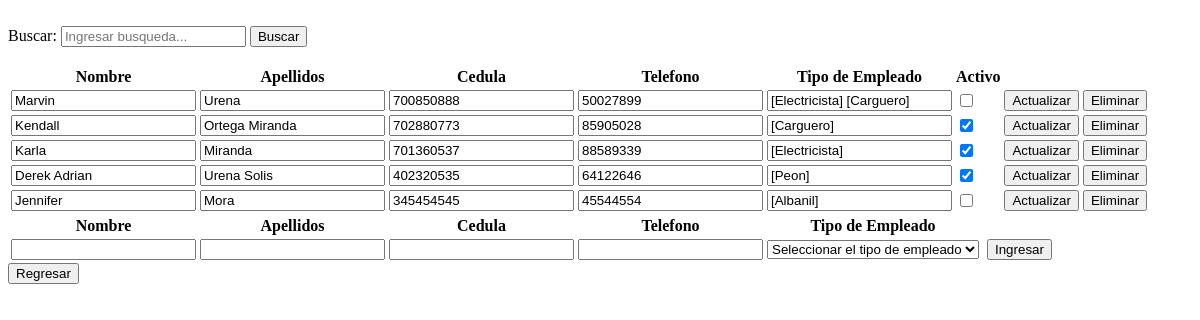
Page /view/EmpleadoView.php on the earlier database version.
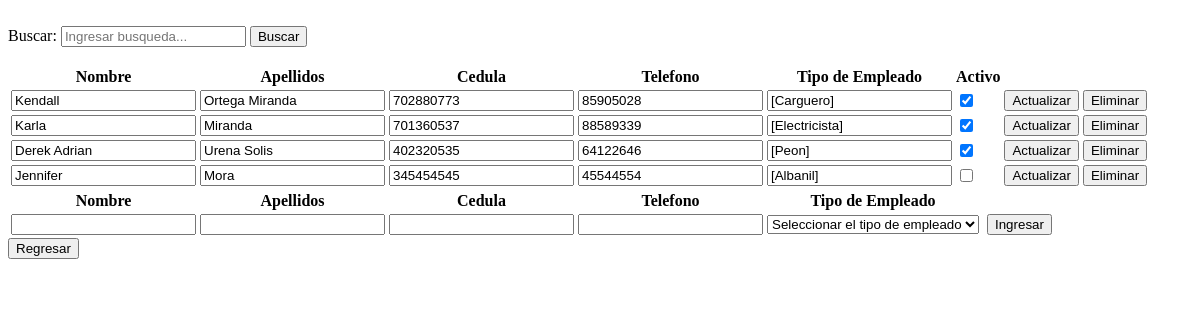
Same page on the later database version.
### tables this page shows
CREATE TABLE `tbempleado` (
  `tbempleadoid` int(11) NOT NULL,
  `tbempleadonombre` text NOT NULL,
  `tbempleadoapellidos` text NOT NULL,
  `tbempleadocedula` varchar(12) NOT NULL,
  `tbempleadotelefono` varchar(8) NOT NULL,
  `tbempleadoactivo` tinyint(1) NOT NULL
);

### data/EmpleadoData.php (called while the page is built, shortened)
<?php
include_once 'data.php';
include '../domain/Empleado.php';
class EmpleadoData extends Data {
    public function getAllEmpleado() {
        $conn = mysqli_connect($this->server, $this->user, $this->password, $this->db);
        $conn->set_charset('utf8');
        $querySelect = "SELECT * FROM tbempleado;";
        $result = mysqli_query($conn, $querySelect);
        $Empleados = [];
        while ($row = mysqli_fetch_array($result)) {
            $currentEmpleado = new Empleado($row['tbempleadoid'], $row['tbempleadonombre'], $row['tbempleadoapellidos'],
            $row['tbempleadocedula'], $row['tbempleadotelefono'], $row['tbempleadoactivo']);
            array_push($Empleados, $currentEmpleado);
        }
        return $Empleados;
    }
}

### business/EmpleadoBusiness.php (called while the page is built, shortened)
<?php
include '../data/EmpleadoData.php';
class EmpleadoBusiness {
    private $EmpleadoData;
    public function EmpleadoBusiness() {
        $this->EmpleadoData = new EmpleadoData();
    }
    public function getAllEmpleado() {
        return $this->EmpleadoData->getAllEmpleado();
    }
}

### domain/Empleado.php (called while the page is built, shortened)
<?php
class Empleado {
    private $empleadoId;
    private $empleadoNombre;
    private $empleadoApellidos;
    private $empleadoCedula;
    private $empleadoTelefono;
    private $empleadoActivo;
    function Empleado($empleadoId, $empleadoNombre,$empleadoApellidos, $empleadoCedula, $empleadoTelefono, $empleadoActivo) {
        $this->empleadoId = $empleadoId;
        $this->empleadoNombre = $empleadoNombre;
        $this->empleadoApellidos = $empleadoApellidos;
        $this->empleadoCedula = $empleadoCedula;
        $this->empleadoTelefono = $empleadoTelefono;
        $this->empleadoActivo = $empleadoActivo;
    }
    function getEmpleadoId() {
        return $this->empleadoId;
    }
    public function getEmpleadoNombre() {
        return $this->empleadoNombre;
    }
    function getEmpleadoApellidos() {
        return $this->empleadoApellidos;
    }
    function getEmpleadoCedula() {
        return $this->empleadoCedula;
    }
    function getEmpleadoTelefono() {
        return $this->empleadoTelefono;
    }
    function getEmpleadoActivo() {
        return $this->empleadoActivo;
    }
}

### data/data.php (called while the page is built, shortened)
<?php
class Data {
    public function Data() {
        $hostName = gethostname();
    }
}

### data/EmpleadoTipoAsignadoData.php (called while the page is built, shortened)
<?php
include_once 'data.php';
class EmpleadoTipoAsignadoData extends Data {
    public function getAllEmpleadoTipoAsignado($empleadoId) {
        $conn = mysqli_connect($this->server, $this->user, $this->password, $this->db);
        $conn->set_charset('utf8');
        $EmpleadoTipoBusiness = new EmpleadoTipoBusiness();
        $querySelect = "SELECT * FROM tbempleadotipoasignado WHERE tbempleadoid = ". $empleadoId .";";
        $result = mysqli_query($conn, $querySelect);
        $TiposAsignados = "";
        while ($row = mysqli_fetch_array($result)) {
            $TiposAsignados .="[". $EmpleadoTipoBusiness->getEmpleadoTipo($row['tbempleadotipoid']) . "] ";
        }
        return $TiposAsignados;
    }
}

### business/EmpleadoTipoAsignadoBusiness.php (called while the page is built, shortened)
<?php
include '../data/EmpleadoTipoAsignadoData.php';
class EmpleadoTipoAsignadoBusiness {
    private $EmpleadoTipoAsignadoData;
    public function EmpleadoTipoAsignadoBusiness() {
        $this->EmpleadoTipoAsignadoData = new EmpleadoTipoAsignadoData();
    }
    public function getAllEmpleadoTipoAsignado($empleadoId) {
        return $this->EmpleadoTipoAsignadoData->getAllEmpleadoTipoAsignado($empleadoId);
    }
}

### data/EmpleadoTipoData.php (called while the page is built, shortened)
<?php
include_once 'data.php';
class EmpleadoTipoData extends Data {
    public function getEmpleadoTipo($empleadoTipoId) {
        $conn = mysqli_connect($this->server, $this->user, $this->password, $this->db);
        $conn->set_charset('utf8');
        $querySelect = "SELECT * FROM tbempleadotipo WHERE tbempleadotipoid = ". $empleadoTipoId .";";
        $result = mysqli_query($conn, $querySelect);
        $tipoEmpleado = "";
        while ($row = mysqli_fetch_array($result)) {
            $tipoEmpleado = $row['tbempleadotiponombre'];
        }
        return $tipoEmpleado;
    }
}

### business/EmpleadoTipoBusiness.php (called while the page is built, shortened)
<?php
include '../data/EmpleadoTipoData.php';
class EmpleadoTipoBusiness {
    private $EmpleadoTipoData;
    public function EmpleadoTipoBusiness() {
        $this->EmpleadoTipoData = new EmpleadoTipoData();
    }
    public function getEmpleadoTipo($empleadoTipoId) {
        return $this->EmpleadoTipoData->getEmpleadoTipo($empleadoTipoId);
    }
}

### view/EmpleadoView.php (the view, shortened to what this page needs)
<!DOCTYPE html>
<html lang="en">
<head>
    <?php
    include '../business/EmpleadoBusiness.php';
    include '../business/EmpleadoTipoBusiness.php';
    include '../business/EmpleadoTipoAsignadoBusiness.php';
    ?>
</head>
<body>
    <section id="form">
        <form action="" method="post" autocomplete="off">
            <div>
                Buscar:
                <?php
                $nombre = "";
                echo '<input type="text" name="buscar" id = "buscar" required placeholder = "Ingresar busqueda..." value = "' . $nombre . '">';
                ?>
                <input type="button" name="search" id="search" value="Buscar" onclick="getData()">
                <ul id="lista"></ul>
            </div>
        </form>
        <table>
            <tr>
                <th>Nombre</th>
                <th>Apellidos</th>
                <th>Cedula</th>
                <th>Telefono</th>
                <th>Tipo de Empleado</th>
                <th>Activo</th>
            </tr>
            <tbody id=buscar>
                <?php
                $EmpleadoBusiness = new EmpleadoBusiness();
                $EmpleadoTipoAsignadoBusiness = new EmpleadoTipoAsignadoBusiness();
                $allEmpleados = $EmpleadoBusiness->getAllEmpleado();
                foreach ($allEmpleados as $current) {
                    echo '<form method="post" enctype="multipart/form-data" action="../business/EmpleadoAction.php">';
                    echo '<td><input type="text" name="tbempleadonombre" id="tbempleadonombre" value="' . $current->getEmpleadoNombre() . '"/></td>';
                    echo '<td><input type="text" name="tbempleadoapellidos" id="tbempleadoapellidos" value="' . $current->getEmpleadoApellidos() . '"/></td>';
                    echo '<td><input type="text" data-mask  ="0-0000-0000" minlength="5" maxlength="15" name="tbempleadocedula" id="tbempleadocedula" value="' . $current->getEmpleadoCedula() . '"/></td>';
                    echo '<td><input data-mask="0000-0000" type="text" min="10000000" max = "99999999" name="tbempleadotelefono" id="tbempleadotelefono" value="' . $current->getEmpleadoTelefono() . '"/></td>';
                    echo '<td><input type="text" readonly name="tbempleadotipoempleado" id="tbempleadotipoempleado" value="' . $EmpleadoTipoAsignadoBusiness->getAllEmpleadoTipoAsignado($current->getEmpleadoId()) . '"/></td>';
                  if($current->getEmpleadoActivo() == 1){
                    echo '<td><input type="checkbox" checked name="tbempleadoactivo" id="tbempleadoactivo" value="1"/></td>';
                  }else{
                    echo '<td><input type="checkbox" name="tbempleadoactivo" id="tbempleadoactivo" value="0"/></td>';
                  }
                    echo '<td><input type="submit" value="Actualizar" name="actualizar" id="actualizar"/></td>';
                    echo '<td><button onclick="eliminarEmpleado(' . $current->getEmpleadoId() . ')">Eliminar</button></td>';
                    echo '</form>';
                }
                ?>
            </tbody>
            <table>
                <tr>
                    <th>Nombre</th>
                    <th>Apellidos</th>
                    <th>Cedula</th>
                    <th>Telefono</th>
                    <th>Tipo de Empleado</th>
                </tr>
                <?php
                $empleadoNombre = "";
                $empleadoApellidos = "";
                $empleadoCedula = "";
                $empleadoTelefono = "";
                $empleadoActivo = 1;
                ?>
                <form method="post" enctype="multipart/form-data" action="../business/EmpleadoAction.php">
                    <tr>
                    <?php
                        echo '<td><input required type="text" name="tbempleadonombre" id="tbempleadonombre" value="' . $empleadoNombre . '"/></td>';
                        echo '<td><input required type="text" name="tbempleadoapellidos" id="tbempleadoapellidos" value="' . $empleadoApellidos . '"/></td>';
                        echo '<td><input required data-mask ="0-0000-0000" type="text" name="tbempleadocedula" id="tbempleadocedula" value="' . $empleadoCedula . '"  maxlength="15" minlength="9"/></td>';
                        echo '<td><input required data-mask ="0000-0000" type="text" name="tbempleadotelefono" id="tbempleadotelefono" value=" ' . $empleadoTelefono . '"   min="10000000" max = "99999999"/></td>';
                        ?>
                        <td><select name="tbempleadotipoempleado" id="" required>
                                <option value="">Seleccionar el tipo de empleado</option>
                            </select></td>
                        <?php
                        if($empleadoActivo == 1){
                            echo '<td><input type="hidden" checked name="tbempleadoactivo" id="tbempleadoactivo" value="' . $empleadoActivo . '"/></td>';
                          }else{
                            echo '<td><input type="hidden" name="tbempleadoactivo" id="tbempleadoactivo" value="' . $empleadoActivo . '"/></td>';
                          }
                        ?>
                        <td><input type="submit" value="Ingresar" name="crear" id="crear" /></td>
                    </tr>
                </form>
            </table>
        </table>
    </section>
    <form action ="../business/HomeAction.php" method = "POST">
    <button type="submit" name="regresar"> Regresar</button>
    </form>
</body>
</html>

### view/EmpleadoView.php (style rules this page uses)
ul { list-style-type: none; width: 250px; height: auto; position: absolute; z-index: 10; padding: 10px; }

Differences in the rows shown:
removed tbempleado: tbempleadonombre "Marvin", tbempleadoapellidos "Urena", tbempleadocedula "700850888", tbempleadotelefono "50027899", tbempleadotipoempleado "[Electricista] [Carguero]"
